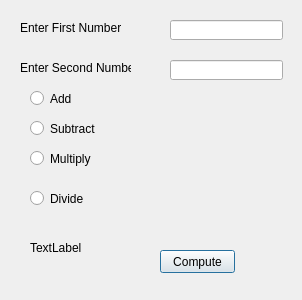
<?xml version="1.0" encoding="UTF-8"?>
<ui version="4.0">
 <class>Dialog</class>
 <widget class="QDialog" name="Dialog">
  <property name="geometry">
   <rect>
    <x>0</x>
    <y>0</y>
    <width>302</width>
    <height>300</height>
   </rect>
  </property>
  <property name="windowTitle">
   <string>Dialog</string>
  </property>
  <widget class="QLabel" name="labelFirstNumber">
   <property name="geometry">
    <rect>
     <x>20</x>
     <y>20</y>
     <width>101</width>
     <height>16</height>
    </rect>
   </property>
   <property name="text">
    <string>Enter First Number</string>
   </property>
  </widget>
  <widget class="QLabel" name="labelSecondNumber">
   <property name="geometry">
    <rect>
     <x>20</x>
     <y>60</y>
     <width>111</width>
     <height>16</height>
    </rect>
   </property>
   <property name="text">
    <string>Enter Second Number</string>
   </property>
  </widget>
  <widget class="QLabel" name="labelResult">
   <property name="geometry">
    <rect>
     <x>30</x>
     <y>240</y>
     <width>111</width>
     <height>16</height>
    </rect>
   </property>
   <property name="text">
    <string>TextLabel</string>
   </property>
  </widget>
  <widget class="QLineEdit" name="lineFirstNumber">
   <property name="geometry">
    <rect>
     <x>170</x>
     <y>20</y>
     <width>113</width>
     <height>20</height>
    </rect>
   </property>
  </widget>
  <widget class="QLineEdit" name="lineSecondNumber">
   <property name="geometry">
    <rect>
     <x>170</x>
     <y>60</y>
     <width>113</width>
     <height>20</height>
    </rect>
   </property>
  </widget>
  <widget class="QRadioButton" name="radioAdd">
   <property name="geometry">
    <rect>
     <x>30</x>
     <y>90</y>
     <width>82</width>
     <height>17</height>
    </rect>
   </property>
   <property name="text">
    <string>Add</string>
   </property>
  </widget>
  <widget class="QRadioButton" name="radioSubtract">
   <property name="geometry">
    <rect>
     <x>30</x>
     <y>120</y>
     <width>82</width>
     <height>17</height>
    </rect>
   </property>
   <property name="text">
    <string>Subtract</string>
   </property>
  </widget>
  <widget class="QRadioButton" name="radioMultiply">
   <property name="geometry">
    <rect>
     <x>30</x>
     <y>150</y>
     <width>82</width>
     <height>17</height>
    </rect>
   </property>
   <property name="text">
    <string>Multiply</string>
   </property>
  </widget>
  <widget class="QRadioButton" name="radioDivide">
   <property name="geometry">
    <rect>
     <x>30</x>
     <y>190</y>
     <width>82</width>
     <height>17</height>
    </rect>
   </property>
   <property name="text">
    <string>Divide</string>
   </property>
  </widget>
  <widget class="QPushButton" name="ComputeButton">
   <property name="geometry">
    <rect>
     <x>160</x>
     <y>250</y>
     <width>75</width>
     <height>23</height>
    </rect>
   </property>
   <property name="text">
    <string>Compute</string>
   </property>
  </widget>
 </widget>
 <resources/>
 <connections/>
</ui>
